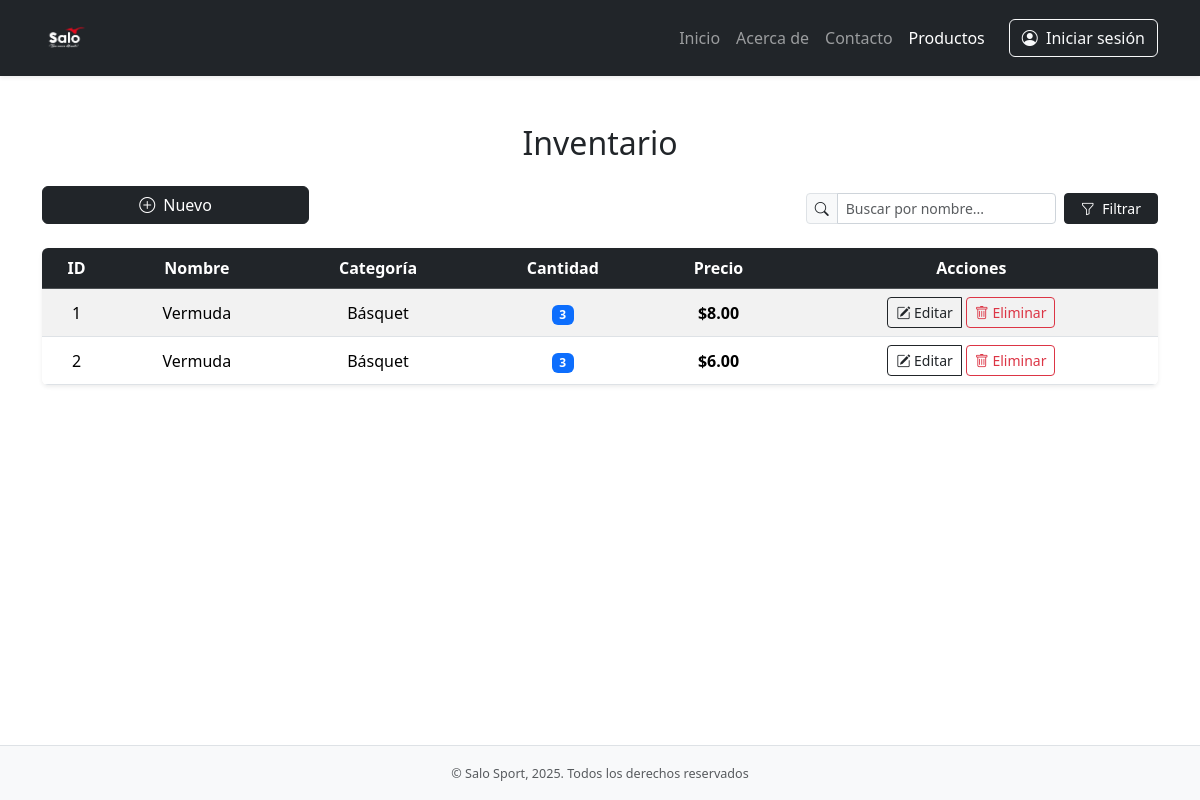
The app's page /productos, older data.
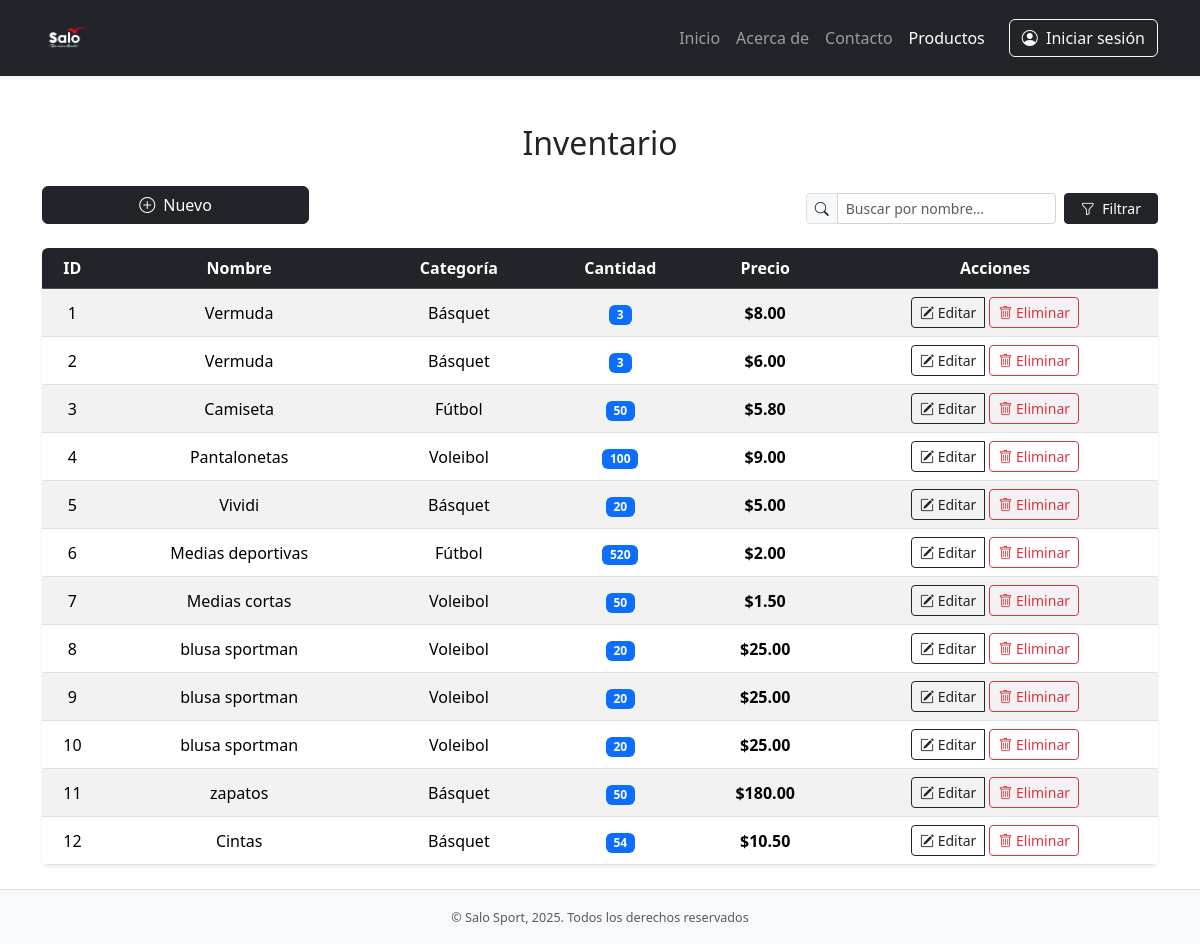
The same page, newer data.
### app.py (models this page shows)
class Producto(db.Model):
    __tablename__ = "producto"
    id = db.Column("idProducto", db.Integer, primary_key=True, autoincrement=True)
    categoria_id = db.Column(db.Integer, db.ForeignKey("categoria.idCategoria"), nullable=False)
    nombre = db.Column(db.String(100), nullable=False)
    descripcion = db.Column(db.Text, nullable=False, default="")
    precio_unitario = db.Column("precioUnitario", db.Numeric(10, 2), nullable=False)
    cantidad = db.Column(db.Integer, nullable=False, default=0)
    categoria = db.relationship("Categoria", backref="productos")

class Categoria(db.Model):
    __tablename__ = "categoria"
    id = db.Column("idCategoria", db.Integer, primary_key=True, autoincrement=True)
    nombre = db.Column(db.String(100), unique=True, nullable=False)
    descripcion = db.Column(db.Text, nullable=False)

### app.py (the view)
@app.route('/productos')
def productos_list():
    q = request.args.get('q', '').strip()
    query = Producto.query
    if q:
        query = query.filter(Producto.nombre.ilike(f'%{q}%'))
    productos = query.all()  # Puedes usar .paginate() si deseas paginación
    return render_template('productos_list.html', productos=productos)

### app.py (called while the page is built)
    @event.listens_for(db.engine, "connect")
    def set_sqlite_pragma(dbapi_connection, connection_record):
        cursor = dbapi_connection.cursor()
        cursor.execute("PRAGMA foreign_keys=ON")
        cursor.close()

### templates/productos_list.html (shortened to what this page needs)
{% extends "base.html" %}
{% block content %}
<div class="container mt-4">
  <h2 class="mb-4">Inventario</h2>
  <div class="row g-3 align-items-end mb-4">
    <div class="col-md-3">
      <a href="{{ url_for('productos_new_wtf') }}" class="btn btn-dark w-100">
        <i class="bi bi-plus-circle me-1"></i> Nuevo
      </a>
    </div>
    <div class="col-md-9">
      <form method="GET" action="{{ url_for('productos_list') }}" class="d-flex justify-content-end gap-2">
        <div class="input-group input-group-sm" style="max-width: 250px;">
          <span class="input-group-text bg-light">
            <i class="bi bi-search"></i>
          </span>
          <input
            type="text"
            name="q"
            class="form-control form-control-sm"
            placeholder="Buscar por nombre..."
            value="{{ request.args.get('q', '') }}"
          >
        </div>
        <button type="submit" class="btn btn-dark btn-sm px-3">
          <i class="bi bi-funnel me-1"></i> Filtrar
        </button>
      </form>
    </div>
  </div>
  <div class="table-responsive shadow-sm rounded">
    <table class="table table-striped table-hover align-middle mb-0">
      <thead class="table-dark">
        <tr>
          <th scope="col">ID</th>
          <th scope="col">Nombre</th>
          <th scope="col">Categoría</th>
          <th scope="col">Cantidad</th>
          <th scope="col">Precio</th>
          <th scope="col" class="text-center">Acciones</th>
        </tr>
      </thead>
      <tbody>
        {% if productos %}
          {% for p in productos %}
            <tr>
              <td>{{ p.id }}</td>
              <td>{{ p.nombre }}</td>
              <td>{{ p.categoria.nombre if p.categoria else '—' }}</td>
              <td>
                <span class="badge bg-primary">{{ p.cantidad }}</span>
              </td>
              <td>
                <strong>${{ '%.2f'|format(p.precio_unitario) }}</strong>
              </td>
              <td class="text-center">
                <div class="btn-group btn-group-sm" role="group">
                  <a href="{{ url_for('productos_edit', pid=p.id) }}"
                    class="btn btn-outline-dark btn-sm me-1">
                    <i class="bi bi-pencil-square"></i> Editar
                  </a>
                  <form method="POST" action="{{ url_for('productos_delete', pid=p.id) }}" style="display: inline;">
                    <button type="submit" class="btn btn-outline-danger btn-sm"
                            onclick="return confirm('¿Eliminar producto? Esta acción no se puede deshacer.')">
                      <i class="bi bi-trash"></i> Eliminar
                    </button>
                  </form>
                </div>
              </td>
            </tr>
          {% endfor %}
        {% endif %}
      </tbody>
    </table>
  </div>
</div>
{% endblock %}

### templates/base.html (shortened to what this page needs)
<!doctype html>
<html lang="es">
<head>
  <link href="https://cdn.jsdelivr.net/npm/bootstrap@5.3.7/dist/css/bootstrap.min.css" rel="stylesheet">
  <link rel="stylesheet" href="https://cdn.jsdelivr.net/npm/bootstrap-icons@1.13.1/font/bootstrap-icons.min.css">
  <link rel="stylesheet" href="{{ url_for('static', filename='styles.css') }}">
</head>
<body class="d-flex flex-column min-vh-100">
<nav class="navbar navbar-expand-lg navbar-dark bg-dark sticky-top shadow-sm">
  <div class="container">
    <a class="navbar-brand d-flex align-items-center" href="#">
      <img src="{{ url_for('static', filename='img/logoEmpresa.png') }}" alt="Logo" class="me-2 logo-custom">
    </a>
    <div class="collapse navbar-collapse" id="navbarNav">
      <ul class="navbar-nav ms-auto">
        <li class="nav-item">
          <a class="nav-link" href="{{ url_for('index') }}">Inicio</a>
        </li>
        <li class="nav-item">
          <a class="nav-link" href="{{ url_for('about') }}">Acerca de</a>
        </li>
        <li class="nav-item">
          <a class="nav-link" href="{{ url_for('contact') }}">Contacto</a>
        </li>
        <li class="nav-item">
          <a class="nav-link active" href="{{ url_for('productos_list') }}">Productos</a>
        </li>
      </ul>
      <div class="d-flex align-items-center ms-lg-3 mt-2 mt-lg-0">
        <a class="btn btn-outline-light" href="{{ url_for('login') }}" title="Iniciar sesión">
          <i class="bi bi-person-circle"></i>
          <span class="d-none d-sm-inline ms-1">Iniciar sesión</span>
        </a>
      </div>
    </div>
  </div>
</nav>
    <main class="container-fluid py-4">
      <div class="text-center">
              {% block content %}{% endblock %}
      </div>
    </main>
  <footer class="bg-light text-center py-3 mt-auto border-top">
    <small class="text-muted">© Salo Sport, 2025. Todos los derechos reservados</small>
  </footer>
</body>
</html>

### static/styles.css (style rules this page uses)
:root { --accent: #2d6cdf; }
.logo-custom { height: 40px; width: auto; }
@media (min-width: 992px) { .logo-custom { height: 50px; } }
footer { background-color: #f1f1f1; font-size: 0.9rem; color: #6c757d; padding: 1rem 0; }
input.form-control, textarea.form-control { border-radius: 0.375rem; border: 1px solid #ced4da; }
main.container-fluid { width: 100%; margin: 0; padding: 0; }

Row changes from the older to the newer data that the page shows:
added Producto: id "3", nombre "Camiseta", categoria "Fútbol", cantidad "50", precio_unitario "5.80"
added Producto: id "4", nombre "Pantalonetas", categoria "Voleibol", cantidad "100", precio_unitario "9.00"
added Producto: id "5", nombre "Vividi", categoria "Básquet", cantidad "20", precio_unitario "5.00"
added Producto: id "6", nombre "Medias deportivas", categoria "Fútbol", cantidad "520", precio_unitario "2.00"
added Producto: id "7", nombre "Medias cortas", categoria "Voleibol", cantidad "50", precio_unitario "1.50"
added Producto: id "8", nombre "blusa sportman", categoria "Voleibol", cantidad "20", precio_unitario "25.00"
added Producto: id "9", nombre "blusa sportman", categoria "Voleibol", cantidad "20", precio_unitario "25.00"
added Producto: id "10", nombre "blusa sportman", categoria "Voleibol", cantidad "20", precio_unitario "25.00"
added Producto: id "11", nombre "zapatos", categoria "Básquet", cantidad "50", precio_unitario "180.00"
added Producto: id "12", nombre "Cintas", categoria "Básquet", cantidad "54", precio_unitario "10.50"
